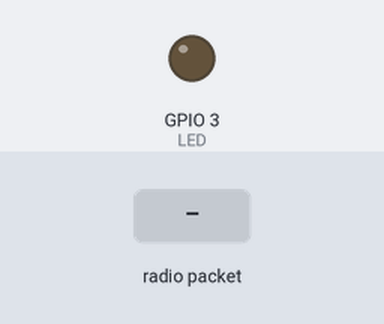
The sketch below on a simulated ESP32. Parts: output pins drawn as LEDs (lit = HIGH). The test bench sets the inputs (shaded band). No radio packets arrive unless stated; what the sketch prints to the serial monitor is not drawn.

Above: at 1.2 s.
1.3 s: radio packet "1" arrives
At 2.7 s:
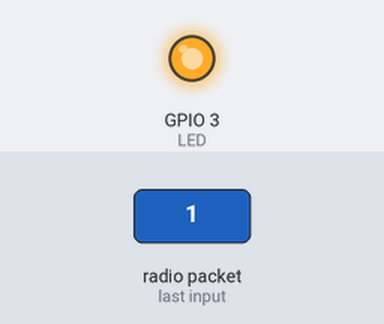
4.3 s: radio packet "5" arrives
At 5.8 s:
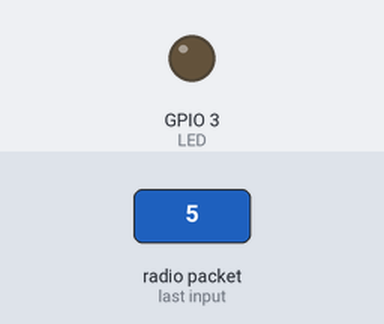
Timing chart, 0 to 7.3 s (numbered marks = the images above; inputs shaded):
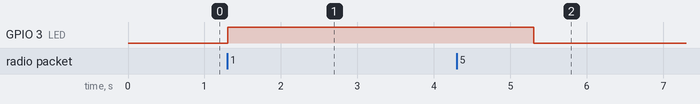

Measured:
- after the input at 1.3 s, GPIO 3 (LED): LOW → HIGH at once
- after the input at 4.3 s, GPIO 3 (LED): HIGH → LOW after 1.0 s

The sketch:

lora_NT_Trial_rx.ino
```cpp
#include <SPI.h>
#include <LoRa.h>   //Download here: http://electronoobs.com/eng_arduino_LoRa_SX1278.php.php
int LED = 3;
String inString = "";    // string to hold input
int val = 0;

void setup()
{
  Serial.begin(9600);
  pinMode(LED,OUTPUT);

  while (!Serial);
  Serial.println("LoRa Receiver");
  if (!LoRa.begin(433E6)) { // or 915E6
    Serial.println("Starting LoRa failed!");
    while (1);
  }
}

void loop() {

  // try to parse packet
  int packetSize = LoRa.parsePacket();
  if (packetSize) {
    // read packet
    while (LoRa.available())
    {
      int inChar = LoRa.read();
      inString += (char)inChar;
      val = inString.toInt();
    }
    inString = "";
    LoRa.packetRssi();
  }

  Serial.println(val);
   if (val == 1)
   {
   digitalWrite(LED,HIGH);
   delay(2000);
   digitalWrite(LED,LOW);
   //analogWrite(LED, val);
    };

}
```
